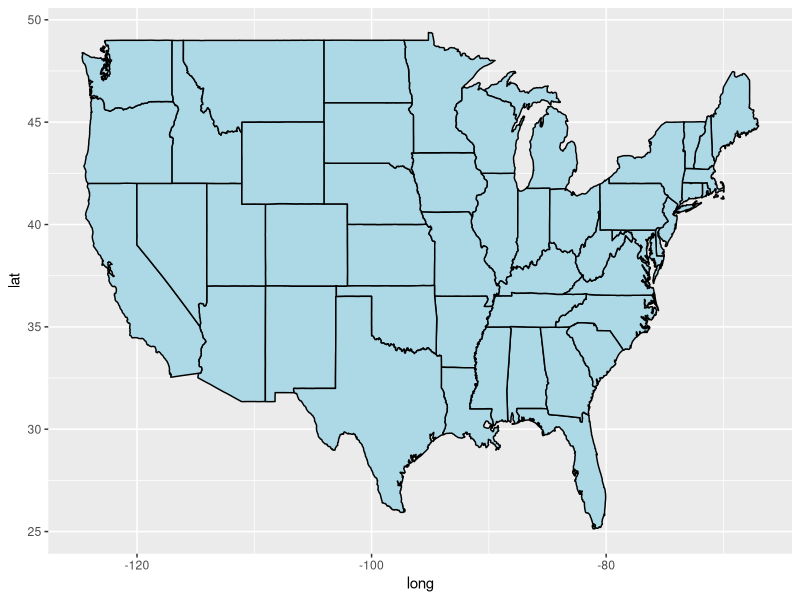
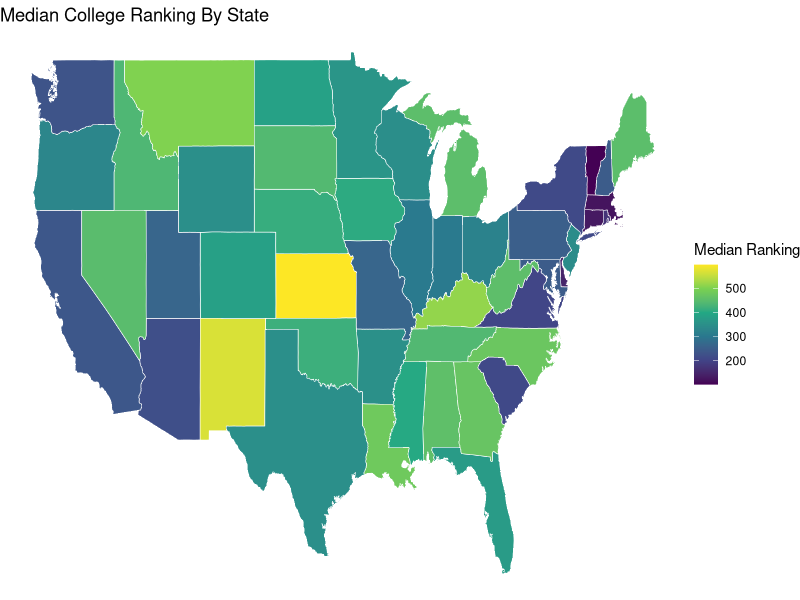

These figures' R source, in order:
## ---- chunk 1

library(readr)

Top_Colleges_2019 <- read_csv("data/ForbesAmericasTopColleges2019.csv")

Top_Colleges_2019

Top_Colleges_2019_cleaned <- na.omit(Top_Colleges_2019) 

## ---- chunk 2

Top_Colleges_2019_cleaned$State <- factor(Top_Colleges_2019_cleaned$State)
levels(Top_Colleges_2019_cleaned$State)
nlevels(Top_Colleges_2019_cleaned$State)

median_scores <- data.frame("State" = levels(Top_Colleges_2019_cleaned$State), 
                            "Medians" = rep(NA, length = nlevels(Top_Colleges_2019_cleaned$State)))


# Loop:

for (x in median_scores$State) {
  median_scores$Medians[median_scores$State == x] <- median(Top_Colleges_2019_cleaned$Rank[Top_Colleges_2019_cleaned$State == x])
  }


# Install necessary packages: 

library(ggplot2)
library(maps)
library(mapproj)
library(dplyr)

# Create map showing the median ranking of colleges in each state. 


map_colleges <- merge(Top_Colleges_2019_cleaned, median_scores, by = "State")

names(map_colleges)[1] <- "region"

map_colleges$region <- tolower(state.name[match(map_colleges$region, state.abb)])
map_colleges <- na.omit(map_colleges)

Main_States <- map_data("state")

Merged_States <- inner_join(Main_States, map_colleges, by = "region")


# Plot Base Map

ggplot() + 
  geom_polygon(data = Main_States, aes(x = long, y = lat, group = group), 
                color = "black", fill = "lightblue")

# Plot Median College Rankings on Map

p <- ggplot(Merged_States, aes(x = long, y = lat, group = group, fill = Medians)) + 
  geom_polygon(color = "white", size = 0.2) + ggtitle("Median College Ranking By State") + scale_fill_viridis_c() + theme_void()

p$labels$fill <- "Median Ranking"

p
